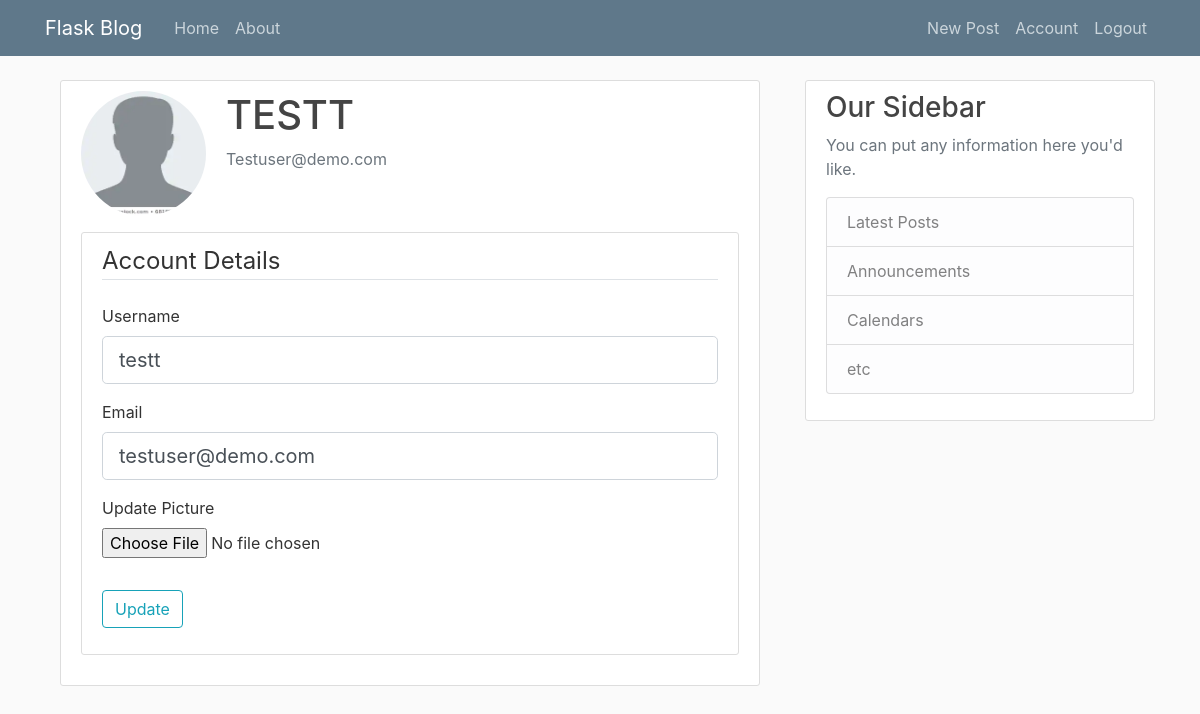
Page /account (signed in) on the committed database.
### flaskblog/models.py (models this page shows, shortened)
class User(db.Model, UserMixin):
    id = db.Column(db.Integer, primary_key = True)
    username = db.Column(db.String(20), nullable=False, unique=True)
    email = db.Column(db.String(120), nullable=False, unique=True)
    password = db.Column(db.String(), nullable=False)
    image_file = db.Column(db.String(60), nullable=False, default='default.jpg')
    posts = db.relationship('Post', backref='author', lazy=True)

### flaskblog/routes.py (the view)
@app.route("/account", methods=['GET', 'POST'])
@login_required
def account():
    form = UpdateAccountForm()
    if form.validate_on_submit():
        if form.picture.data:
            picture_file = save_picture(form.picture.data)
            current_user.image_file = picture_file
        current_user.username = form.username.data
        current_user.email = form.email.data
        db.session.commit()
        flash('Your account has been updated!', 'success')
        return redirect(url_for('account'))
    elif request.method == 'GET':
        form.username.data = current_user.username
        form.email.data = current_user.email
    image_file = url_for('static', filename='profile_pics/' + current_user.image_file)
    return render_template('account.html', title='Account',
                           image_file=image_file, form=form)

### flaskblog/forms.py (shortened to what this page needs)
class UpdateAccountForm(FlaskForm):
    username = StringField('Username',
                           validators=[DataRequired(), Length(min=2, max=20)])
    email = StringField('Email',
                        validators=[DataRequired(), Email()])
    picture = FileField('Update Picture', validators=[FileAllowed(['jpg', 'png'])])
    submit = SubmitField('Update')

### flaskblog/models.py (called while the page is built)
@login_manager.user_loader
def load_user(user_id):
    return User.query.get(int(user_id))

### flaskblog/templates/account.html (shortened to what this page needs)
{% extends 'layouts.html' %}
{% block content %}
  <div class="container">
    <div class="content-section">
      <div class="media">
        <img class="rounded-circle account-img" src="{{ image_file }}">
        <div class="media-body">
          <h2 class="account-heading">{{current_user.username|upper}}</h2>
          <p class="text-secondary">{{current_user.email|capitalize}}</p>
        </div>
      </div>
      <div class="content-section">
          <form method="POST" action="" enctype="multipart/form-data">
              <fieldset class="form-group">
                  <legend class="border-bottom mb-4">Account Details</legend>
                  <div class="form-group">
                      {{ form.username.label(class="form-control-label") }}
                      {% if form.username.errors %}
                          {{ form.username(class="form-control form-control-lg is-invalid") }}
                          <div class="invalid-feedback">
                              {% for error in form.username.errors %}
                                  <span>{{ error }}</span>
                              {% endfor %}
                          </div>
                      {% else %}
                          {{ form.username(class="form-control form-control-lg") }}
                      {% endif %}
                  </div>
                  <div class="form-group">
                      {{ form.email.label(class="form-control-label") }}
                      {% if form.email.errors %}
                          {{ form.email(class="form-control form-control-lg is-invalid") }}
                          <div class="invalid-feedback">
                              {% for error in form.email.errors %}
                                  <span>{{ error }}</span>
                              {% endfor %}
                          </div>
                      {% else %}
                          {{ form.email(class="form-control form-control-lg") }}
                      {% endif %}
                  </div>
                  <div class="form-group">
                    {{ form.picture.label() }}
                    {{ form.picture(class="form-control-file") }}
                  </div>
              </fieldset>
              <div class="form-group">
                  {{ form.submit(class="btn btn-outline-info") }}
              </div>
          </form>
      </div>
    </div>
  </div>
{% endblock content %}

### flaskblog/static/main.css (style rules this page uses)
body { background: #fafafa; color: #333333; margin-top: 5rem; }
h1, h2, h3, h4, h5, h6 { color: #444444; }
.content-section { background: #ffffff; padding: 10px 20px; border: 1px solid #dddddd; border-radius: 3px; margin-bottom: 20px; }
.account-img { height: 125px; width: 125px; margin-right: 20px; margin-bottom: 16px; }
.account-heading { font-size: 2.5rem; }

### rows in the picture
User: username "TESTT", email "Testuser@demo.com", username "testt", email "testuser@demo.com"
